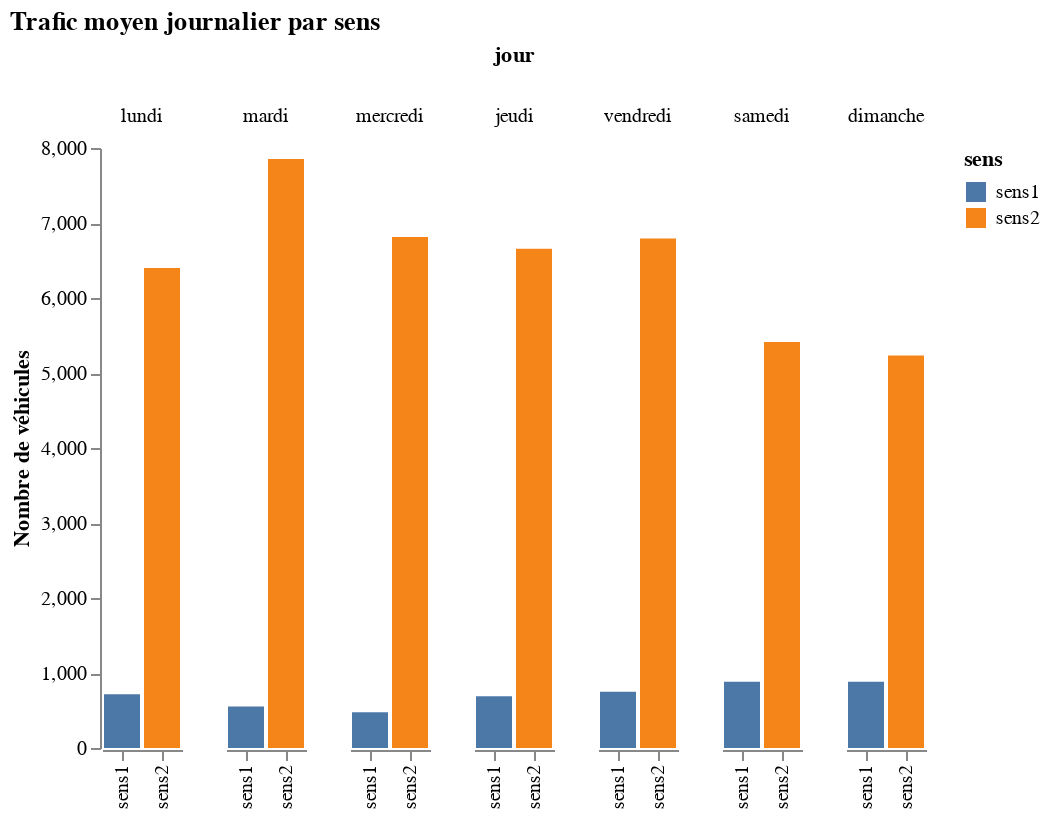

Notebook code cell kept with this figure:
### Code cell
graphJourSens

### Figure 1 — Vega-Lite specification as saved in the notebook (floating-point values rounded to 4 significant figures)
{"config": {"view": {"continuousWidth": 400, "continuousHeight": 300, "stroke": "transparent"}}, "data": {"name": "data-985be6ddb011a90ec3822c7b610f0577"}, "mark": "bar", "encoding": {"color": {"type": "nominal", "field": "sens"}, "column": {"type": "ordinal", "field": "jour", "sort": ["lundi", "mardi", "mercredi", "jeudi", "vendredi", "samedi", "dimanche"]}, "x": {"type": "nominal", "axis": {"title": ""}, "field": "sens", "sort": ["tv", "vl", "pl", "2r"]}, "y": {"type": "quantitative", "axis": {"grid": false, "title": "Nombre de véhicules"}, "field": "nbVeh"}}, "title": "Trafic moyen journalier par sens", "$schema": "https://vega.github.io/schema/vega-lite/v4.8.1.json", "datasets": {"data-985be6ddb011a90ec3822c7b610f0577": [{"jour": "lundi", "sens": "sens1", "nbVeh": 716.0}, {"jour": "lundi", "sens": "sens2", "nbVeh": 6400.0}, {"jour": "mardi", "sens": "sens1", "nbVeh": 554.0}, {"jour": "mardi", "sens": "sens2", "nbVeh": 7854.0}, {"jour": "mercredi", "sens": "sens1", "nbVeh": 478.0}, {"jour": "mercredi", "sens": "sens2", "nbVeh": 6812.0}, {"jour": "jeudi", "sens": "sens1", "nbVeh": 690.0}, {"jour": "jeudi", "sens": "sens2", "nbVeh": 6658.0}, {"jour": "vendredi", "sens": "sens1", "nbVeh": 750.0}, {"jour": "vendredi", "sens": "sens2", "nbVeh": 6794.0}, {"jour": "samedi", "sens": "sens1", "nbVeh": 884.0}, {"jour": "samedi", "sens": "sens2", "nbVeh": 5414.0}, {"jour": "dimanche", "sens": "sens1", "nbVeh": 882.0}, {"jour": "dimanche", "sens": "sens2", "nbVeh": 5232.0}]}}
